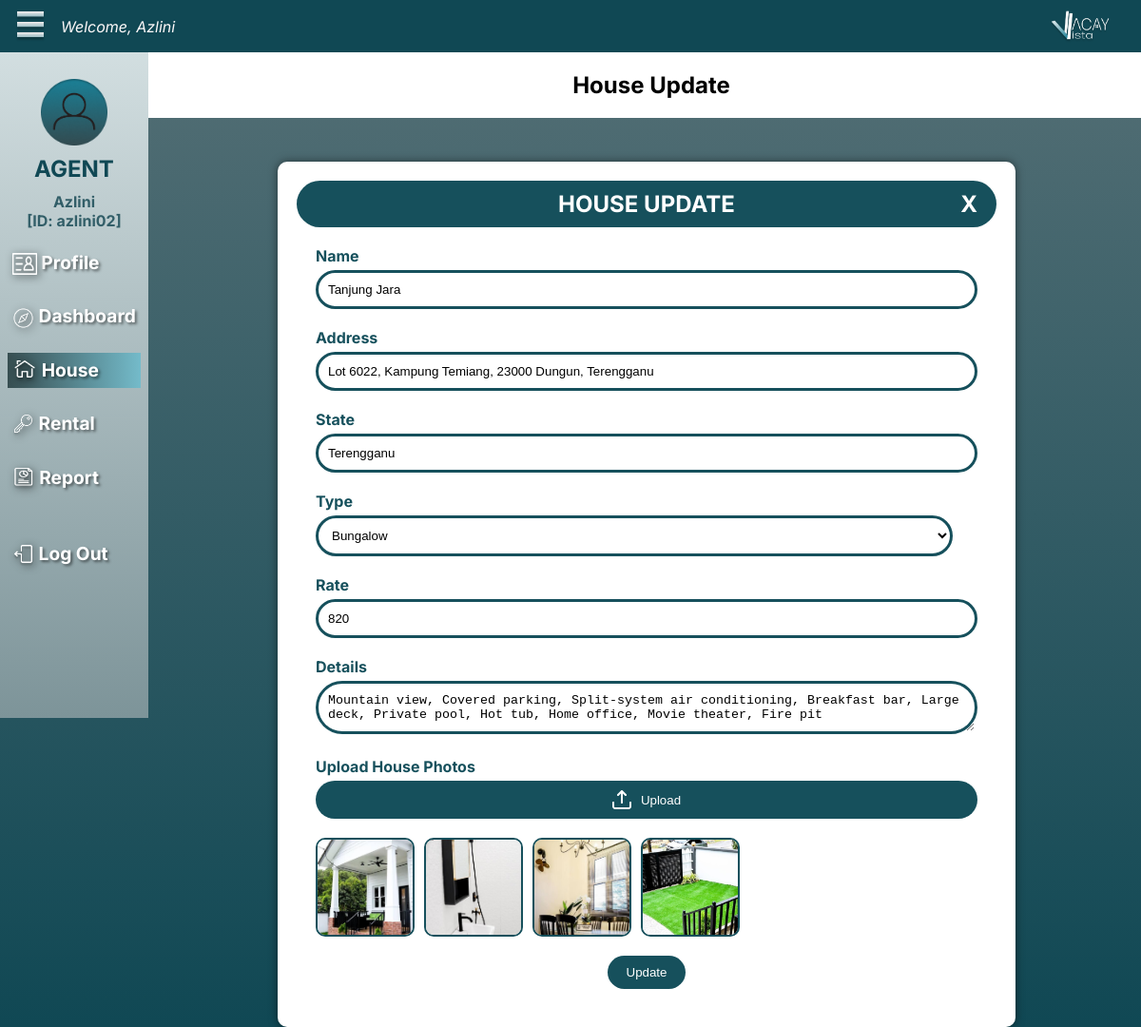
Page /AHouseUpdate.php?house_id=H007 (signed in) on the committed database.
### tables this page shows
CREATE TABLE `agent` (
  `agent_id` varchar(10) NOT NULL,
  `agent_password` varchar(50) DEFAULT NULL,
  `agent_name` varchar(50) DEFAULT NULL,
  `agent_gender` varchar(10) DEFAULT NULL,
  `agent_birthOfDate` date DEFAULT NULL,
  `agent_address` varchar(100) DEFAULT NULL,
  `agent_contactNo` varchar(11) DEFAULT NULL,
  `agent_email` varchar(50) DEFAULT NULL,
  `role` int DEFAULT NULL,
  `agent_bank` varchar(255) DEFAULT NULL
);

CREATE TABLE `house` (
  `house_id` varchar(10) NOT NULL,
  `house_name` varchar(50) DEFAULT NULL,
  `house_address` varchar(200) DEFAULT NULL,
  `house_state` varchar(100) DEFAULT NULL,
  `house_type` varchar(20) DEFAULT NULL,
  `house_rate` int DEFAULT NULL,
  `house_availability` varchar(100) DEFAULT NULL,
  `house_details` varchar(250) DEFAULT NULL,
  `house_image` varchar(255) DEFAULT NULL,
  `agent_id` varchar(10) DEFAULT NULL
);

### AHouseUpdate.php (the view, shortened to what this page needs)
<?php
include 'dbConnect.php';
$username = $_SESSION['username'];
$sql = "SELECT agent_name, agent_id FROM agent WHERE agent_id = ?";
$stmt = $dbCon->prepare($sql);
$stmt->bind_param("s", $username);
$stmt->execute();
$result = $stmt->get_result();
$agent = $result->fetch_assoc();
$agent_name = $agent['agent_name'];
$agent_id = $agent['agent_id'];
$houseID = $_GET['house_id'];
$sql = "SELECT * FROM house WHERE house_id = ?";
$stmt = $dbCon->prepare($sql);
$stmt->bind_param("s", $houseID);
$stmt->execute();
$result = $stmt->get_result();
$house = $result->fetch_assoc();
?>
<!DOCTYPE html>
<html lang="en">
<head>
    <link rel="stylesheet" href="css/aHouseRegister.css">
    <link rel="stylesheet" href="css/aOuterStructure.css">
    <link rel="stylesheet" href="https://cdnjs.cloudflare.com/ajax/libs/sweetalert/2.1.2/sweetalert.min.css">
</head>
<body>
    <div class="nav_top">
        <nav>
            <div class="left-section">
                <img src="image/optionIcon.png" style="height: 2rem; width: 2rem;">
                <div class="welcomeUser">
                    <p>Welcome, <?php echo htmlspecialchars($agent_name); ?></p>
                </div>
            </div>
            <img src="image/logoVV.png" style="height: auto; width: 4rem;">
        </nav>
    </div>
    <div class="nav_left">
        <nav>
            <br>
            <img src="image/userIcon.png" style="height: 70px; width: 70px;">
            <h2 style="color: #104854; margin:10px;"><b>AGENT</b></h2>
            <p style="color: #325E68; font-size: 1em; margin:0 5px; text-align: left;"><?php echo htmlspecialchars($agent_name); ?></p>
            <p style="color: #325E68; font-size: 1em; margin:0 5px; text-align: left;">[ID: <?php echo htmlspecialchars($agent_id); ?>]</p>
            <ul>
                <h3>
                    <a href="AProfile.php">
                        <img src="image/profileIcon.png" class="icon"> Profile
                    </a>
                </h3>
                <h3>
                    <a href="ADashboard.php">
                        <img src="image/exploreIcon.png" class="icon"> Dashboard
                    </a>
                </h3>
                <h3 style="background: linear-gradient(90deg, #374E51 0%, #74BBCA 100%);">
                    <a href="AHouse.php">
                        <img src="image/houseIcon.png" class="icon"> House
                    </a>
                </h3>
                <h3>
                    <a href="ARentalSummary.php">
                        <img src="image/keyIcon.png" class="icon"> Rental
                    </a>
                </h3>
                <h3>
                    <a href="AReport.php">
                        <img src="image/reportIcon.png" class="icon"> Report
                    </a>
                </h3>
                <h3><br>
                    <a href="Logout.php">
                        <img src="image/logoutIcon.png" class="icon"> Log Out
                    </a>
                </h3>
            </ul>
        </nav>
    </div>
    <div class="in-nav">
        <h2>House Update</h2>
    </div>
    <div class="content_section">
        <div class="registration_container">
            <div class="container_header">
                <h2>HOUSE UPDATE</h2>
                <a href="AHouseView.php?house_id=<?php echo htmlspecialchars($houseID); ?>" class="close_button">X</a>
            </div>
            <div class="form_container">
                <form id="houseForm" method="POST" enctype="multipart/form-data">
                    <label for="name">Name</label>
                    <input type="text" id="name" name="name" value="<?php echo htmlspecialchars($house['house_name']); ?>">
                    <label for="address">Address</label>
                    <input type="text" id="address" name="address" value="<?php echo htmlspecialchars($house['house_address']); ?>">
                    <label for="state">State</label>
                    <input type="text" id="state" name="state" value="<?php echo htmlspecialchars($house['house_state']); ?>">
                    <label for="type">Type</label>
                    <div class="custom_select">
                        <select id="type" name="type">
                            <option value="Bungalow" <?php echo ($house['house_type'] == 'Bungalow') ? 'selected' : ''; ?>>Bungalow</option>
                        </select>
                    </div>
                    <label for="rate">Rate</label>
                    <input type="text" id="rate" name="rate" value="<?php echo htmlspecialchars($house['house_rate']); ?>">
                    <label for="details">Details</label>
                    <textarea id="details" name="details"><?php echo htmlspecialchars($house['house_details']); ?></textarea>
                    <label for="upload">Upload House Photos</label>
                    <button type="button" id="upload" class="form_button upload_button">
                        <img src="image/uploadIcon.png" class="upload_icon"> Upload
                    </button>
                    <div id="uploaded_photos" class="uploaded_photos">
                        <?php
                        $images = explode(',', $house['house_image']);
                        foreach ($images as $image) {
                            echo '<img src="' . htmlspecialchars($image) . '" class="uploaded_image">';
                        }
                        ?>
                    </div>
                    <br>
                    <div class="form_buttons">
                        <button type="submit" class="form_button" id="updateButton">Update</button>
                    </div>
                </form>
            </div>
        </div>
    </div>
</body>
</html>

### css/aHouseRegister.css (style rules this page uses)
.in-nav { background-color: white; display: flex; justify-content: center; align-items: center; margin-left: 130px; margin-top: 55px; width: calc(100% - 90px); position: fixed; top: 0; z-index: 998; box-sizing: border-box; }
.content_section { margin-top: 120px; margin-left: 220px; padding-top: 50px; display: flex; flex-direction: column; align-items: center; width: calc(100% - 240px); padding-right: 40px; box-sizing: border-box; overflow: hidden; }
.registration_container { background-color: white; color: #16505C; padding: 20px; border-radius: 10px; width: 80%; max-width: 800px; box-shadow: 0px 0px 10px rgba(0,0,0,0.5); }
.container_header { display: flex; justify-content: center; align-items: center; background-color: #16505C; border-radius: 30px; padding: 10px; position: relative; }
.container_header h2 { margin: 0; color: white; }
.close_button { color: white; text-decoration: none; font-size: 1.5em; font-weight: bold; position: absolute; right: 20px; }
.form_container { background-color: #ffffff; padding: 20px; border-radius: 0 0 10px 10px; margin-top: 0; }
.form_container label { display: block; color: #16505C; margin-bottom: 5px; font-weight: bold; }
.form_container input, .form_container select, .form_container textarea { width: calc(100% - 26px); padding: 10px; margin-bottom: 20px; border: 3px solid #16505C; border-radius: 30px; background-color: transparent; }
.form_container textarea { resize: vertical; }
.upload_button { display: flex; align-items: center; justify-content: center; background-color: #16505C; color: white; border: none; border-radius: 35px; cursor: pointer; width: 100%; padding: 10px; }
.upload_button img { margin-right: 10px; }
.uploaded_photos { margin-top: 20px; display: flex; flex-wrap: wrap; gap: 10px; }
.uploaded_image { width: 100px; height: 100px; object-fit: cover; border-radius: 10px; border: 2px solid #16505C; }
.form_buttons { display: flex; justify-content: center; gap: 20px; }
.form_button { background-color: #16505C; color: white; padding: 10px 20px; border: none; border-radius: 35px; cursor: pointer; }

### css/aOuterStructure.css (style rules this page uses)
body { margin: 0; padding: 0; min-height: 100vh; background: linear-gradient(180deg, #567076 0%, #104854 100%); font-family: "Inter", sans-serif; }
.nav_top { position: fixed; top: 0; left: 0; width: 100%; background: #104854; z-index: 999; }
.nav_top nav { display: flex; align-items: center; justify-content: space-between; width: 96%; height: 55px; margin-left: 1rem; }
.nav_top .left-section { display: flex; align-items: center; gap: 1rem; }
.welcomeUser { color: #FDF9F9; font-size: 1em; font-family: Inter; font-style: italic; font-weight: 400; white-space: nowrap; }
.nav_left { position: fixed; top: 55px; left: 0; width: auto; background: linear-gradient(180deg, #D2DEE0 0%, #7D9499 100%); z-index: 999; min-height: 700px; }
.nav_left nav { display: flex; flex-direction: column; align-items: center; justify-content: flex-start; padding: 8px; }
.nav_left p { font-size: 20px; font-weight: 700; }
.nav_left h3 { font-size: 1.2em; font-weight: 700; color: white; margin-top: 0; text-shadow: 2px 2px 3px rgba(0, 0, 0, 0.5); padding:5px; }
.nav_left nav ul { list-style: none; padding: 0; width: 100%; }
.nav_left nav ul a { text-decoration: none; transition: 0.3s; border-top: 1.8px solid transparent; border-bottom: 1.8px solid transparent; display: inline-block; color: white; }
.nav_left h3 a .icon { vertical-align: middle; height: 1.2em; width: auto; filter: drop-shadow(2px 2px 4px rgba(0, 0, 0, 0.8)); }

### rows in the picture
agent: agent_name "Azlini", agent_id "azlini02"
house: name "Tanjung Jara", address "Lot 6022, Kampung Temiang, 23000 Dungun, Terengganu", state "Terengganu", type "Bungalow", rate "820", details "Mountain view, Covered parking, Split-system air conditioning, Breakfast bar, Large deck, Private pool, Hot tub, Home office, Movie theater, Fire pit", house_image (picture)
